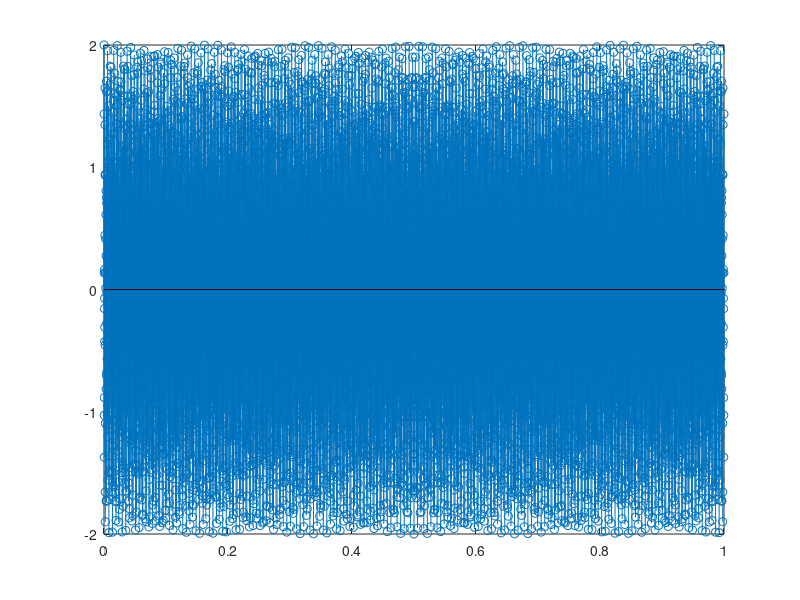
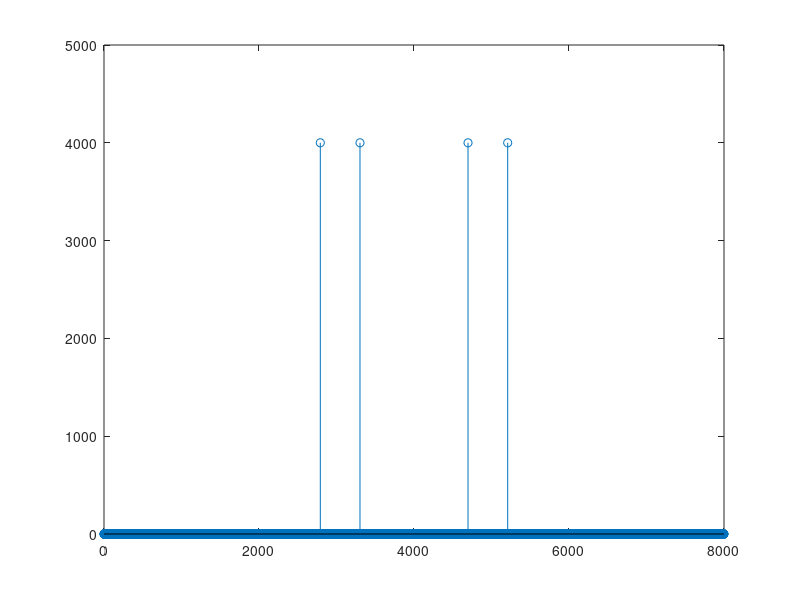

MATLAB code to generate these figures, in order: (Note: this script raises an error after producing the figures.)
clear 
fs=8000;
f1=697;
f2=1209;
T=1/fs;
t=[0:T:1-T];
input=cos(2*pi*f1.*t)+cos(2*pi*f2.*t);
figure(1);
stem(t,input);
output=fftshift(fft(input));
figure(2);
stem([0:length(input)-1],abs(output));
%stem(linspace(-fs/2,fs/2,length(t)),abs(output));
N=length(input);
x_squre=zeros(1,N);
for k=[600:1800]
[vk,vk_last]=compute_vk(N,input,N,k);
x_squre(k)=vk^2+vk_last^2-2*cos(2*pi*k/N)*vk*vk_last;
end
figure(3)
decode=x_squre>10^6;
find(decode)


